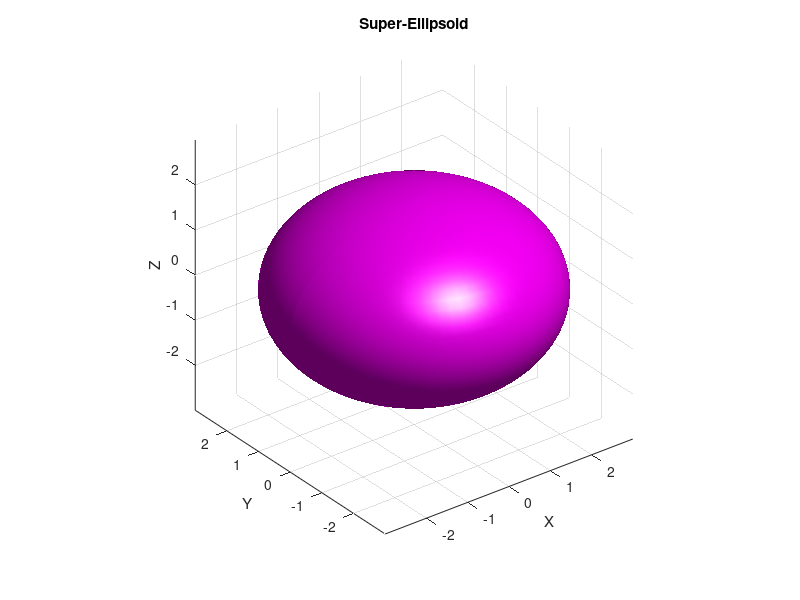

Recreate this plot in MATLAB.
% Super-ellipsoid parameters
a = 3;  % semi-axis along x
b = 3;  % semi-axis along y
c = 2;  % semi-axis along z

epsilon1 = 1;  % controls roundness in x-y plane
epsilon2 = 1;  % controls roundness in vertical direction

signed_power = @(base, exp) sign(base) .* (abs(base).^exp);

% Parameter grid
[u, v] = meshgrid(linspace(-pi, pi, 80), linspace(-pi/2, pi/2, 40));

% Super-ellipsoid equations
x = a * signed_power(cos(v), epsilon2) .* signed_power(cos(u), epsilon1);
y = b * signed_power(cos(v), epsilon2) .* signed_power(sin(u), epsilon1);
z = c * signed_power(sin(v), epsilon2);

% Plot
figure;
surf(x, y, z, 'FaceColor', 'magenta', 'EdgeColor', 'none');
axis equal;
xlabel('X'); ylabel('Y'); zlabel('Z');
title('Super-Ellipsoid');
grid on;
camlight; lighting gouraud;
